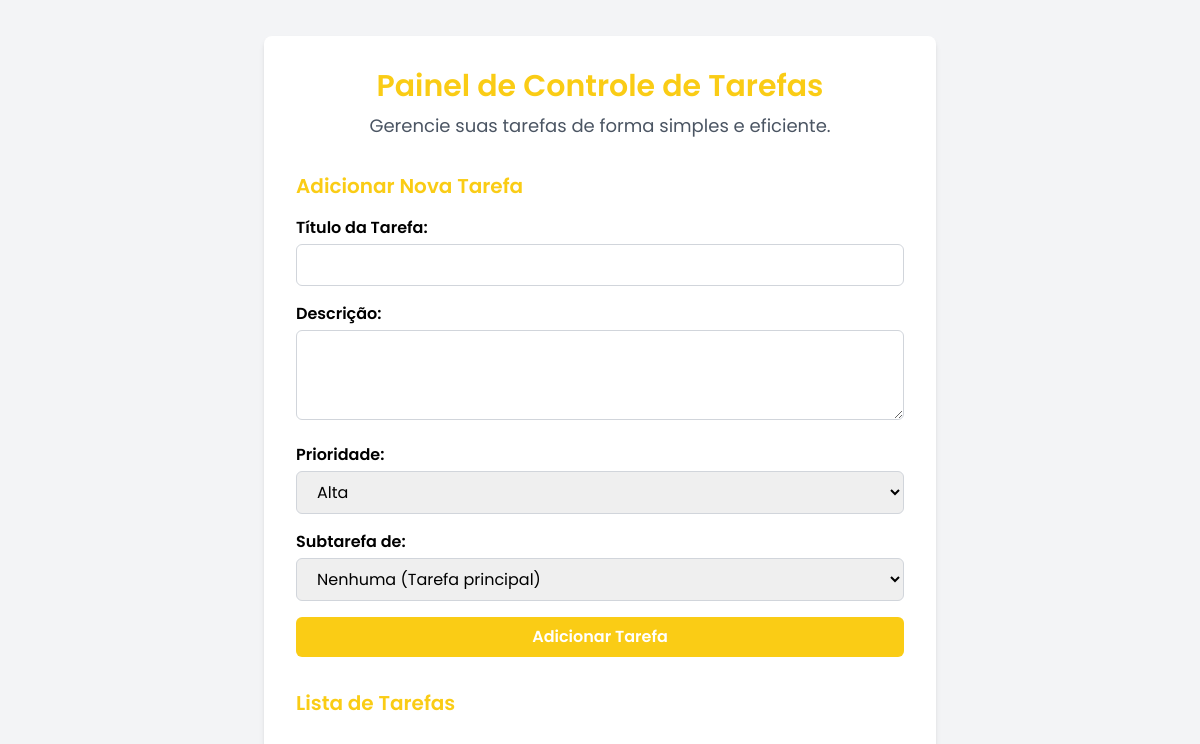
Before: / with the older database file.
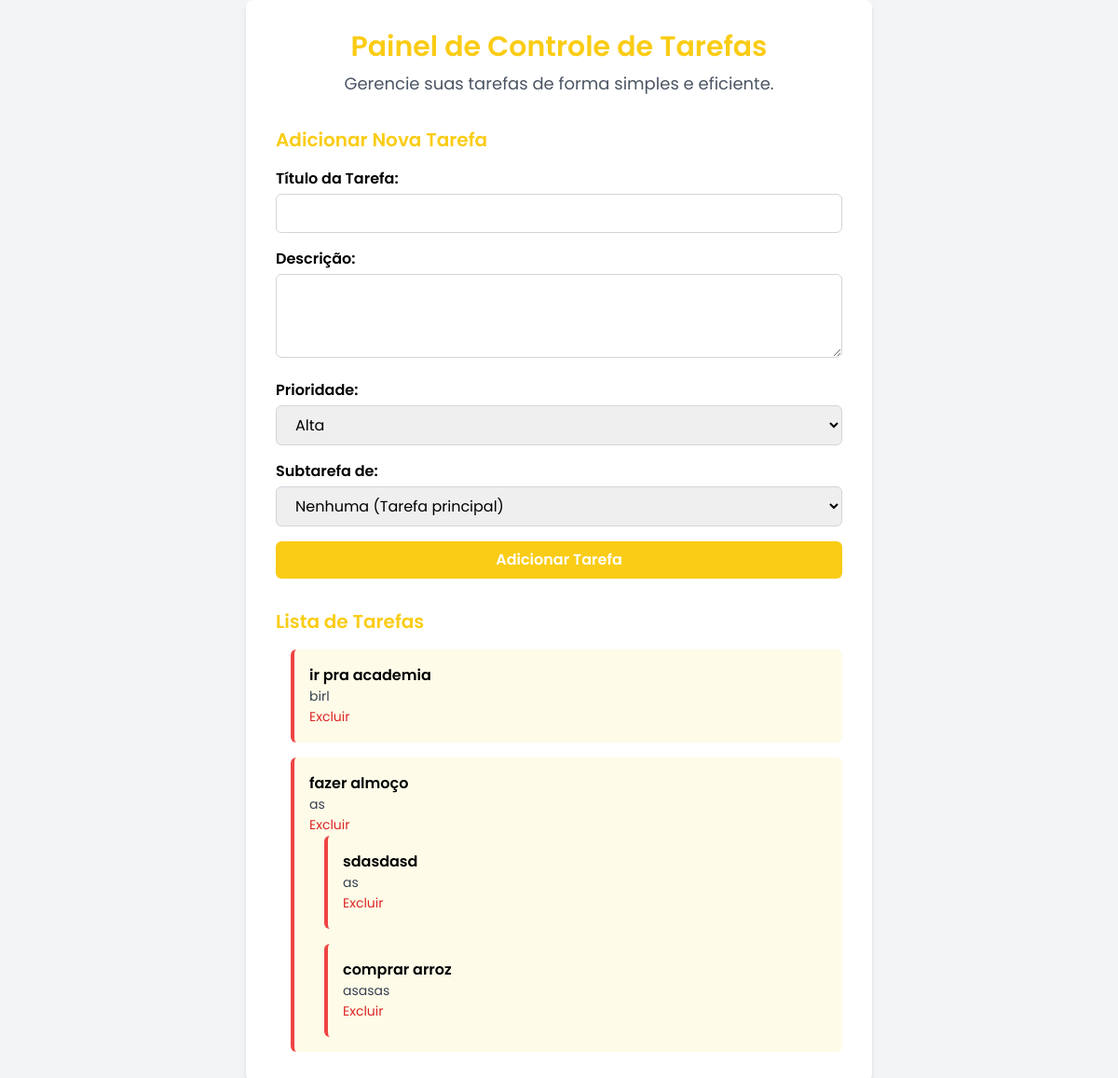
After: the same page with the newer database file.
### tables this page shows
CREATE TABLE tarefas (
      id INTEGER PRIMARY KEY AUTOINCREMENT,
      titulo TEXT NOT NULL,
      descricao TEXT NOT NULL,
      prioridade TEXT DEFAULT 'media',
      criada_em TIMESTAMP DEFAULT CURRENT_TIMESTAMP
  , parent_id INTEGER);

### index.php (the view, shortened to what this page needs)
<?php
require 'db.php';
$tarefas = $pdo->query("SELECT * FROM tarefas ORDER BY criada_em DESC")->fetchAll(PDO::FETCH_ASSOC);
function agruparPorPai(array $tarefas): array {
    $grupo = [];
    foreach ($tarefas as $tarefa) {
        $pai = $tarefa['parent_id'] ?? null;
        $grupo[$pai][] = $tarefa;
    }
    return $grupo;
}
function renderTarefas(array $grupo, $paiId = null): string {
    if (!isset($grupo[$paiId])) return '';
    $html = '<ul class="space-y-4 ml-4">';
    foreach ($grupo[$paiId] as $t) {
        $prioridade = $t['prioridade'] ?? '';
        $borda = match($prioridade) {
            'alta' => 'border-red-500',
            'media' => 'border-yellow-500',
            'baixa' => 'border-green-500',
            default => 'border-gray-300'
        };
        $html .= '<li class="p-4 rounded-md bg-yellow-50 border-l-4 ' . $borda . '">';
        $html .= '<div>';
        $html .= '<h3 class="font-semibold">' . htmlspecialchars($t['titulo'] ?? '') . '</h3>';
        $html .= '<p class="text-sm text-gray-700">' . htmlspecialchars($t['descricao'] ?? '') . '</p>';
        $html .= '</div>';
        $html .= '<form method="POST" action="delete.php" onsubmit="return confirm(\'Tem certeza que deseja excluir?\');">';
        $html .= '<input type="hidden" name="id" value="' . $t['id'] . '">';
        $html .= '<button type="submit" class="text-red-600 text-sm hover:underline">Excluir</button>';
        $html .= '</form>';
        $html .= renderTarefas($grupo, $t['id']);
        $html .= '</li>';
    }
    $html .= '</ul>';
    return $html;
}
$grupoTarefas = agruparPorPai($tarefas);
?>
<!DOCTYPE html>
<html lang="pt-BR">
<head>
  <script src="https://cdn.tailwindcss.com"></script>
</head>
<body class="bg-gray-100 flex items-center justify-center min-h-screen">
  <div class="bg-white shadow-md rounded-lg max-w-2xl w-full p-8">
    <header class="text-center mb-8">
      <h1 class="text-3xl font-semibold text-yellow-400">Painel de Controle de Tarefas</h1>
      <p class="text-gray-600 text-lg mt-2">Gerencie suas tarefas de forma simples e eficiente.</p>
    </header>
    <section class="mb-8">
      <h2 class="text-xl font-semibold text-yellow-400 mb-4">Adicionar Nova Tarefa</h2>
      <form action="add.php" method="POST" class="space-y-4">
        <div>
          <label for="titulo" class="block font-semibold mb-1">Título da Tarefa:</label>
          <input type="text" id="titulo" name="titulo" required
            class="w-full px-4 py-2 border border-gray-300 rounded-md focus:outline-none focus:ring-2 focus:ring-yellow-400" />
        </div>
        <div>
          <label for="descricao" class="block font-semibold mb-1">Descrição:</label>
          <textarea id="descricao" name="descricao" rows="3" required
            class="w-full px-4 py-2 border border-gray-300 rounded-md focus:outline-none focus:ring-2 focus:ring-yellow-400"></textarea>
        </div>
        <div>
          <label for="prioridade" class="block font-semibold mb-1">Prioridade:</label>
          <select id="prioridade" name="prioridade" required
            class="w-full px-4 py-2 border border-gray-300 rounded-md focus:outline-none focus:ring-2 focus:ring-yellow-400">
            <option value="alta">Alta</option>
          </select>
        </div>
        <div>
          <label for="parent_id" class="block font-semibold mb-1">Subtarefa de:</label>
          <select id="parent_id" name="parent_id"
            class="w-full px-4 py-2 border border-gray-300 rounded-md focus:outline-none focus:ring-2 focus:ring-yellow-400">
            <option value="">Nenhuma (Tarefa principal)</option>
          </select>
        </div>
        <button type="submit"
          class="bg-yellow-400 text-white font-semibold py-2 px-4 rounded-md w-full hover:bg-yellow-500 transition">
          Adicionar Tarefa
        </button>
      </form>
    </section>
    <section>
      <h2 class="text-xl font-semibold text-yellow-400 mb-4">Lista de Tarefas</h2>
      <?= renderTarefas($grupoTarefas) ?>
    </section>
  </div>
</body>
</html>

### index.php (style rules this page uses)
body { font-family: 'Poppins', sans-serif; }

Changed rows visible on the page:
added tarefas: titulo "ir pra academia", descricao "birl", shown under "Lista de Tarefas"
added tarefas: titulo "fazer almoço", descricao "as", shown under "Lista de Tarefas"
added tarefas: titulo "sdasdasd", descricao "as", shown under "fazer almoço"
added tarefas: titulo "comprar arroz", descricao "asasas", shown under "fazer almoço"
